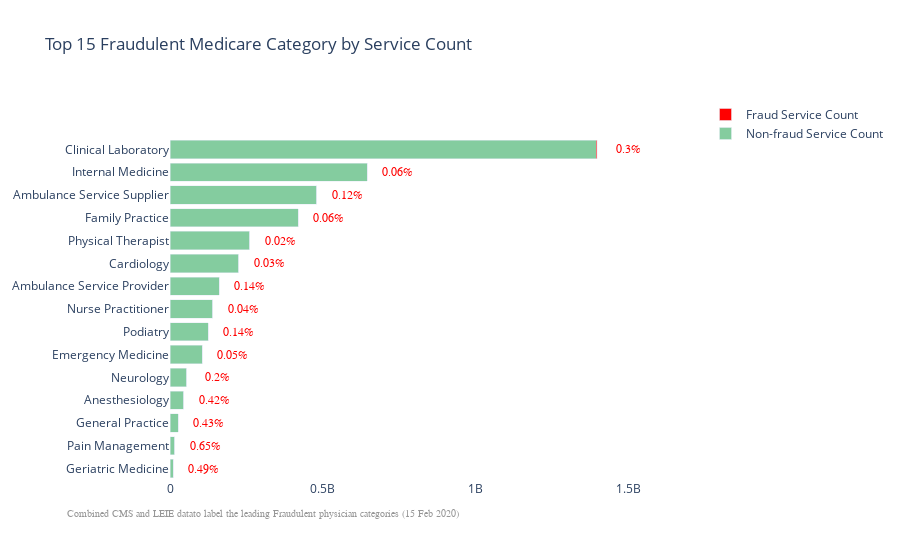

Write notebook code for a chart like this one.
### Code cell
fig = go.Figure()

col_layout_dict = {'non_fraud_services_count': ['Non-fraud Service Count','rgba(50, 171, 96, 0.6)'],
                 'fraud_services_count': ['Fraud Service Count','rgb(255, 0, 0)']} #dict for layout

for col in ['non_fraud_services_count','fraud_services_count']:
    fig.add_trace(go.Bar(
        y=type_df['provider_type'],
        x=type_df[col],
        name=col_layout_dict[col][0],
        marker=dict(
            color=col_layout_dict[col][1],
        ),
        orientation='h',
    ))

fig.update_layout(
    barmode = 'stack',
    title = 'Top 15 Fraudulent Medicare Category by Service Count',
    paper_bgcolor='white',
    plot_bgcolor='white',
    yaxis=dict(
        showgrid=False,
        showline=False,
        showticklabels=True,
        domain=[0, 0.90],
    ),
    xaxis=dict(
        zeroline=False,
        showline=False,
        showticklabels=True,
        showgrid=True,
        domain=[0, 0.90],
    ),
)

annotations = [] #annotate with %

x   = type_df['fraud_services_count']+type_df['non_fraud_services_count']+100000000
y_p = np.round(type_df['fraud_services_pct'].tolist(), decimals=2)

for y_p, x, y in zip(y_p,x,type_df['provider_type']):
    annotations.append(dict(xref='x1', yref='y1',
                            y=y, x=x,
                            text=str(y_p) + '%',
                            font=dict(family='Arial', size=12,
                                      color='rgb(255, 0, 0)'),
                            showarrow=False))

annotations.append(dict(xref='paper', yref='paper',
                        x=-0.2, y=-0.109,
                        text='Combined CMS and LEIE data' +
                             'to label the leading Fraudulent physician categories (15 Feb 2020)',
                        font=dict(family='Arial', size=10, color='rgb(150,150,150)'),
                        showarrow=False))

fig.update_layout(annotations=annotations)

fig.show()

### Figure 1 — Plotly figure (JSON) as saved in the notebook; plotly's stock layout.template omitted (floating-point values rounded to 4 significant figures)
{"data": [{"marker": {"color": "rgba(50, 171, 96, 0.6)"}, "name": "Non-fraud Service Count", "orientation": "h", "type": "bar", "x": [10690000.0, 14790000.0, 26350000.0, 44620000.0, 54510000.0, 105700000.0, 124700000.0, 139300000.0, 160300000.0, 225600000.0, 261100000.0, 419500000.0, 480000000.0, 645400000.0, 1394000000.0], "y": ["Geriatric Medicine", "Pain Management", "General Practice", "Anesthesiology", "Neurology", "Emergency Medicine", "Podiatry", "Nurse Practitioner", "Ambulance Service Provider", "Cardiology", "Physical Therapist", "Family Practice", "Ambulance Service Supplier", "Internal Medicine", "Clinical Laboratory"]}, {"marker": {"color": "rgb(255, 0, 0)"}, "name": "Fraud Service Count", "orientation": "h", "type": "bar", "x": [52334, 96178, 114533, 189943, 108023, 50083, 178229, 57772, 229400.0, 76590, 48922, 242709, 592400.0, 361160, 4201005], "y": ["Geriatric Medicine", "Pain Management", "General Practice", "Anesthesiology", "Neurology", "Emergency Medicine", "Podiatry", "Nurse Practitioner", "Ambulance Service Provider", "Cardiology", "Physical Therapist", "Family Practice", "Ambulance Service Supplier", "Internal Medicine", "Clinical Laboratory"]}], "layout": {"annotations": [{"font": {"color": "rgb(255, 0, 0)", "family": "Arial", "size": 12}, "showarrow": false, "text": "0.49%", "x": 110700000.0, "xref": "x", "y": "Geriatric Medicine", "yref": "y"}, {"font": {"color": "rgb(255, 0, 0)", "family": "Arial", "size": 12}, "showarrow": false, "text": "0.65%", "x": 114900000.0, "xref": "x", "y": "Pain Management", "yref": "y"}, {"font": {"color": "rgb(255, 0, 0)", "family": "Arial", "size": 12}, "showarrow": false, "text": "0.43%", "x": 126500000.0, "xref": "x", "y": "General Practice", "yref": "y"}, {"font": {"color": "rgb(255, 0, 0)", "family": "Arial", "size": 12}, "showarrow": false, "text": "0.42%", "x": 144800000.0, "xref": "x", "y": "Anesthesiology", "yref": "y"}, {"font": {"color": "rgb(255, 0, 0)", "family": "Arial", "size": 12}, "showarrow": false, "text": "0.2%", "x": 154600000.0, "xref": "x", "y": "Neurology", "yref": "y"}, {"font": {"color": "rgb(255, 0, 0)", "family": "Arial", "size": 12}, "showarrow": false, "text": "0.05%", "x": 205700000.0, "xref": "x", "y": "Emergency Medicine", "yref": "y"}, {"font": {"color": "rgb(255, 0, 0)", "family": "Arial", "size": 12}, "showarrow": false, "text": "0.14%", "x": 224900000.0, "xref": "x", "y": "Podiatry", "yref": "y"}, {"font": {"color": "rgb(255, 0, 0)", "family": "Arial", "size": 12}, "showarrow": false, "text": "0.04%", "x": 239300000.0, "xref": "x", "y": "Nurse Practitioner", "yref": "y"}, {"font": {"color": "rgb(255, 0, 0)", "family": "Arial", "size": 12}, "showarrow": false, "text": "0.14%", "x": 260600000.0, "xref": "x", "y": "Ambulance Service Provider", "yref": "y"}, {"font": {"color": "rgb(255, 0, 0)", "family": "Arial", "size": 12}, "showarrow": false, "text": "0.03%", "x": 325700000.0, "xref": "x", "y": "Cardiology", "yref": "y"}, {"font": {"color": "rgb(255, 0, 0)", "family": "Arial", "size": 12}, "showarrow": false, "text": "0.02%", "x": 361100000.0, "xref": "x", "y": "Physical Therapist", "yref": "y"}, {"font": {"color": "rgb(255, 0, 0)", "family": "Arial", "size": 12}, "showarrow": false, "text": "0.06%", "x": 519700000.0, "xref": "x", "y": "Family Practice", "yref": "y"}, {"font": {"color": "rgb(255, 0, 0)", "family": "Arial", "size": 12}, "showarrow": false, "text": "0.12%", "x": 580600000.0, "xref": "x", "y": "Ambulance Service Supplier", "yref": "y"}, {"font": {"color": "rgb(255, 0, 0)", "family": "Arial", "size": 12}, "showarrow": false, "text": "0.06%", "x": 745800000.0, "xref": "x", "y": "Internal Medicine", "yref": "y"}, {"font": {"color": "rgb(255, 0, 0)", "family": "Arial", "size": 12}, "showarrow": false, "text": "0.3%", "x": 1498000000.0, "xref": "x", "y": "Clinical Laboratory", "yref": "y"}, {"font": {"color": "rgb(150,150,150)", "family": "Arial", "size": 10}, "showarrow": false, "text": "Combined CMS and LEIE datato label the leading Fraudulent physician categories (15 Feb 2020)", "x": -0.2, "xref": "paper", "y": -0.109, "yref": "paper"}], "barmode": "stack", "paper_bgcolor": "white", "plot_bgcolor": "white", "title": {"text": "Top 15 Fraudulent Medicare Category by Service Count"}, "xaxis": {"domain": [0, 0.9], "showgrid": true, "showline": false, "showticklabels": true, "zeroline": false}, "yaxis": {"domain": [0, 0.9], "showgrid": false, "showline": false, "showticklabels": true}}}
